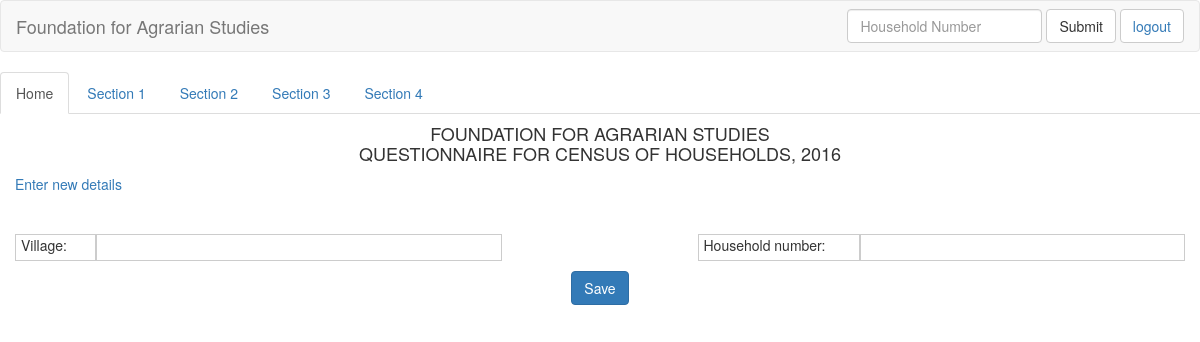
/fas/household/2 (signed in), run on an earlier commit of the app's database.
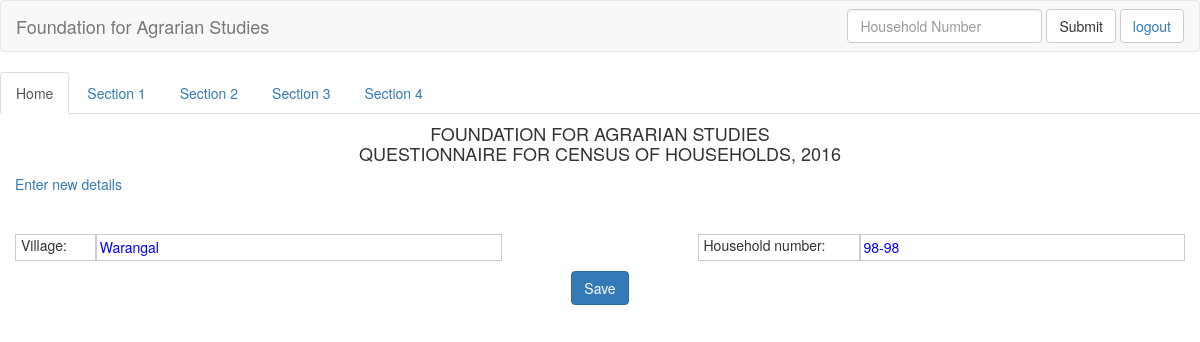
And on a later commit of the database.
### fas_questionnaire/models/household_models.py (models this page shows)
class Household(models.Model):
    id = models.AutoField(primary_key=True)
    village = models.CharField(max_length=45)
    household_number = models.CharField(max_length=45)
    class Meta:
        managed = True
        db_table = 'household'
        unique_together = (('id', 'village', 'household_number'),)

### fas_questionnaire/views/household.py (the view)
# urls.py: url(r'^(?P<pk>\d+)$', household.edit, name='household_edit'),
@login_required(login_url='login')
def edit(request, pk):
    try:
        request.session['household'] = pk  # TODO: temporary, remove when search functionality is implemented
        household = get_object_or_404(Household, pk=pk)
        if request.method == "POST":
            form = HouseholdForm(request.POST, instance=household)
            if form.is_valid():
                household = form.save(commit=False)
                household.save()
                return redirect('household_edit', pk=pk)
        else:
            form = HouseholdForm(instance=household)
        return render(request, 'household.html', {'household_form': form})
    except Exception:
        return new(request)

### fas_questionnaire/forms/household_forms.py
class HouseholdForm(forms.ModelForm):
    class Meta:
        model = Household
        fields = ['village', 'household_number']
        exclude = []
        widgets = None
        localized_fields = None
        labels = {}
        help_texts = {}
        error_messages = {}

### fas_questionnaire/views/household.py (called while the page is built)
@login_required(login_url='login')
def new(request):
    if request.session.get('household') is not None:
        del request.session['household']
    if request.method == "POST":
        form = HouseholdForm(request.POST)
        if form.is_valid():
            household = form.save(commit=False)
            household.save()
            request.session['household'] = household.pk
            return redirect('household_edit', pk=household.pk)
    else:
        form = HouseholdForm()
    return render(request, 'household.html', {'household_form': form})

### fas_questionnaire/templates/household.html (shortened to what this page needs)
{% extends "container.html" %}
{% block content %}
<a href={% url "household_new" %}>Enter new details</a>
<br/>
<br/>
<br/>
<form method='POST' id="form_household">
    <div class='row'>
        <div class='col-md-5'>
            <div class='col-md-2 table-cell'>
                {{ household_form.village.label_tag }}
            </div>
            <div class='col-md-10 table-cell'>
                {{ household_form.village }}
            </div>
        </div>
        <div class='col-md-offset-2 col-md-5'>
            <div class='col-md-4 table-cell'>
                {{ household_form.household_number.label_tag }}
            </div>
            <div class='col-md-8 table-cell'>
                {{ household_form.household_number }}
            </div>
        </div>
    </div>
    <div class='row text-center'>
        <button class='btn btn-primary btn-submit' type="submit">Save</button>
    </div>
</form>
{% endblock %}

What changed in the data, as far as the page shows it:
added Household: village "Warangal", household_number "98-98"
